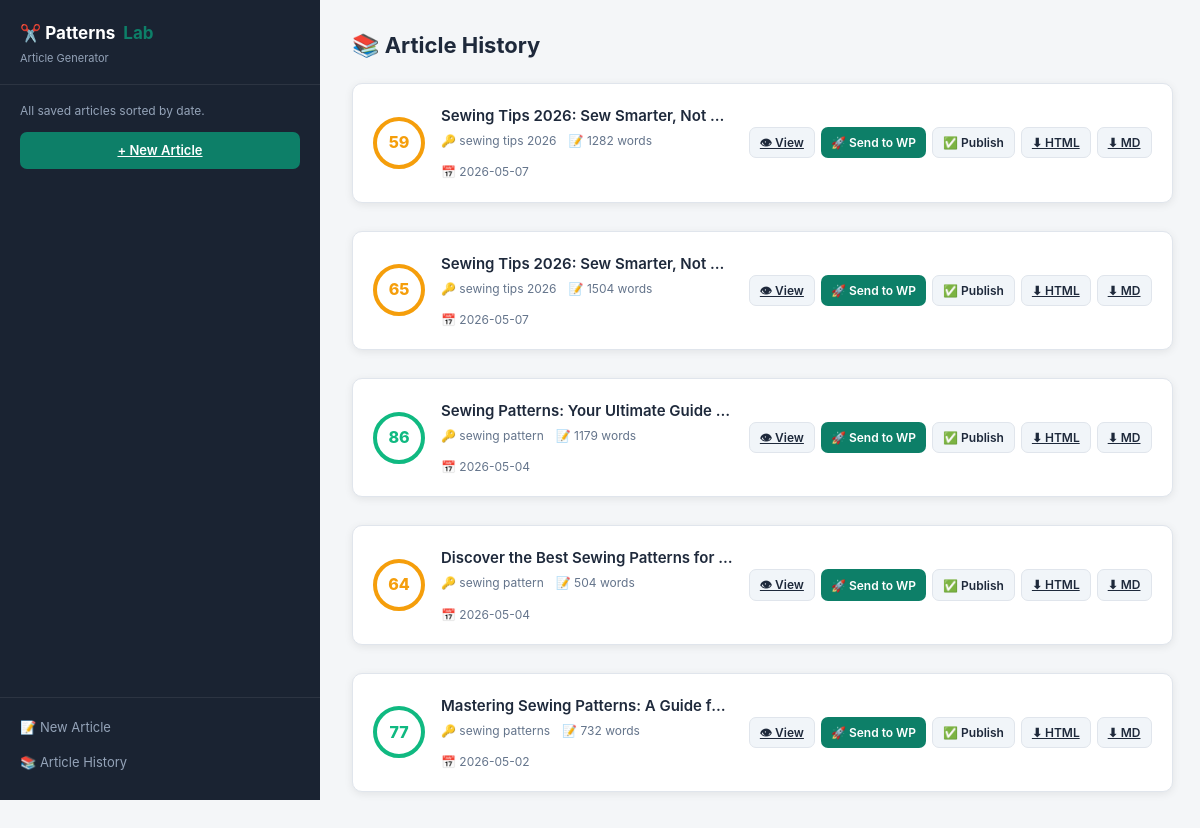
The app's page /article/history with its own data.
### tables this page shows
CREATE TABLE articles (
                id INTEGER PRIMARY KEY AUTOINCREMENT,
                keyword TEXT,
                seo_title TEXT,
                meta_description TEXT,
                slug TEXT,
                sections TEXT,
                faq TEXT,
                sources TEXT,
                word_count INTEGER DEFAULT 0,
                seo_score INTEGER DEFAULT 0,
                created_at DATETIME DEFAULT CURRENT_TIMESTAMP,
                updated_at DATETIME DEFAULT CURRENT_TIMESTAMP
            );

### article/app.py (the view)
@article_bp.route("/history")
def history():
    articles = db.list_articles()
    return render_template("article_history.html", article_base="/article", articles=articles)

### app.py (called while the page is built)
def get_session_id():
    sid = request.cookies.get("ph_sid")
    if not sid:
        sid = uuid.uuid4().hex
    return sid

@app.after_request
def set_session_cookie(response):
    sid = request.cookies.get("ph_sid")
    if not sid:
        sid = get_session_id()
        response.set_cookie("ph_sid", sid, max_age=365 * 24 * 60 * 60, httponly=True, samesite="Lax")
    return response

### article/database.py (called while the page is built)
def get_conn():
    conn = sqlite3.connect(DB_PATH)
    conn.row_factory = sqlite3.Row
    return conn

def list_articles() -> list[dict]:
    with get_conn() as conn:
        rows = conn.execute(
            "SELECT id, keyword, seo_title, word_count, seo_score, created_at FROM articles ORDER BY id DESC"
        ).fetchall()
    return [dict(r) for r in rows]

### article/templates/article_history.html (shortened to what this page needs)
{% extends "article_base.html" %}
{% block sidebar %}
<div class="sidebar-body">
  <div style="font-size:12px;color:#94a3b8;margin-bottom:12px;">All saved articles sorted by date.</div>
  <a href="{{ article_base }}/" class="btn btn-primary w-full" style="justify-content:center;">+ New Article</a>
</div>
{% endblock %}
{% block content %}
<div class="page-title">📚 Article History</div>
{% if articles %}
<div style="display:grid;gap:12px;">
  {% for a in articles %}
  <div class="card" style="display:flex;align-items:center;gap:16px;">
    <div class="score-circle {% if a.seo_score >= 70 %}score-high{% elif a.seo_score >= 45 %}score-med{% else %}score-low{% endif %}"
         style="width:52px;height:52px;font-size:16px;flex-shrink:0;">
      {{ a.seo_score or 0 }}
    </div>
    <div style="flex:1;min-width:0;">
      <div style="font-weight:600;font-size:15px;margin-bottom:3px;white-space:nowrap;overflow:hidden;text-overflow:ellipsis;">
        <a href="{{ article_base }}/{{ a.id }}" style="color:inherit;text-decoration:none;">
          {{ a.seo_title or a.keyword or 'Untitled' }}
        </a>
      </div>
      <div style="font-size:12px;color:var(--text-muted);display:flex;gap:12px;flex-wrap:wrap;">
        <span>🔑 {{ a.keyword }}</span>
        <span>📝 {{ a.word_count or 0 }} words</span>
        <span>📅 {{ a.created_at[:10] if a.created_at else '' }}</span>
      </div>
    </div>
    <div style="display:flex;gap:6px;flex-shrink:0;">
      <a href="{{ article_base }}/{{ a.id }}" class="btn btn-secondary btn-sm">👁 View</a>
      <button class="btn btn-primary btn-sm" onclick="publishToWordPress({{ a.id }}, 'draft', this)">🚀 Send to WP</button>
      <button class="btn btn-secondary btn-sm" onclick="publishToWordPress({{ a.id }}, 'publish', this)">✅ Publish</button>
      <a href="{{ article_base }}/api/export/{{ a.id }}?format=html" class="btn btn-secondary btn-sm">⬇ HTML</a>
      <a href="{{ article_base }}/api/export/{{ a.id }}?format=markdown" class="btn btn-secondary btn-sm">⬇ MD</a>
    </div>
  </div>
  {% endfor %}
</div>
{% endif %}
{% endblock %}

### article/templates/article_base.html (style rules this page uses)
:root { --green: #0d7f68; --green-light: #e8f5f2; --green-dark: #096354; --bg: #f4f6f8; --sidebar-bg: #1a2332; --card-bg: #ffffff; --border: #e0e5ec; --text: #1e293b; --text-muted: #64748b; --danger: #ef4444; --warning: #f59e0b; --success: #10b981; --info: #3b82f6; --radius: 10px; --shadow: 0 2px 8px rgba(0,0,0,0.08); }
* { box-sizing: border-box; margin: 0; padding: 0; }
body { font-family: -apple-system, BlinkMacSystemFont, 'Segoe UI', sans-serif; background: var(--bg); color: var(--text); font-size: 14px; line-height: 1.6; }
.sidebar-body { padding: 16px 20px; flex: 1; }
.page-title { font-size: 22px; font-weight: 700; margin-bottom: 20px; }
.card { background: var(--card-bg); border-radius: var(--radius); border: 1px solid var(--border); padding: 20px; margin-bottom: 16px; box-shadow: var(--shadow); }
.btn { display: inline-flex; align-items: center; gap: 6px; padding: 8px 16px; border-radius: 7px; border: none; cursor: pointer; font-size: 13px; font-weight: 600; transition: all 0.15s; font-family: inherit; }
.btn-primary { background: var(--green); color: #fff; }
.btn-secondary { background: #f1f5f9; color: var(--text); border: 1px solid var(--border); }
.btn-sm { padding: 5px 10px; font-size: 12px; }
.score-circle { width: 70px; height: 70px; border-radius: 50%; display: flex; align-items: center; justify-content: center; font-size: 22px; font-weight: 800; border: 4px solid; }
.score-high { border-color: var(--success); color: var(--success); }
.score-med { border-color: var(--warning); color: var(--warning); }
.w-full { width: 100%; }

### records on screen
articles: seo_score "59", seo_title "Sewing Tips 2026: Sew Smarter, Not…", keyword "sewing tips 2026", word_count "1282", created_at "2026-05-07"
articles: seo_score "65", seo_title "Sewing Tips 2026: Sew Smarter, Not…", keyword "sewing tips 2026", word_count "1504", created_at "2026-05-07"
articles: seo_score "86", seo_title "Sewing Patterns: Your Ultimate Guide…", keyword "sewing pattern", word_count "1179", created_at "2026-05-04"
articles: seo_score "64", seo_title "Discover the Best Sewing Patterns for…", keyword "sewing pattern", word_count "504", created_at "2026-05-04"
articles: seo_score "77", seo_title "Mastering Sewing Patterns: A Guide f…", keyword "sewing patterns", word_count "732", created_at "2026-05-02"
